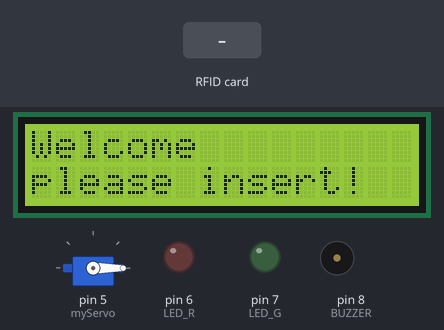
A sketch run on a simulated Arduino Uno, built with avr-gcc and run on an emulated ATmega328P. Parts: servo, 16×2 character LCD, output pins drawn as LEDs (lit = HIGH), buzzer (waves = sounding). Inputs (shaded band) come from the test bench. Pins used as bus, display or sensor lines are not drawn; what the sketch prints to the serial monitor is not drawn.

Above: at 1.3 s.
1.4 s: RFID card FC 1E C1 6D held to the reader
At 2.8 s:
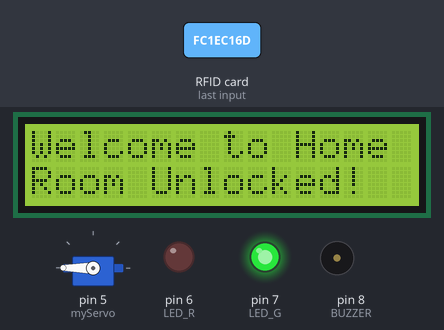
At 7.8 s:
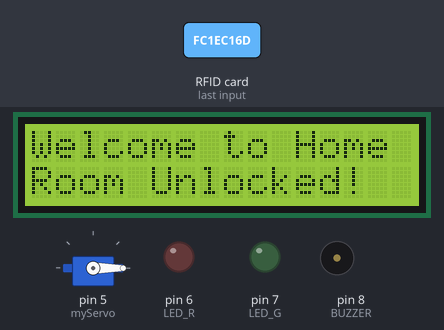
Timing chart, 0 to 9.3 s (numbered marks = the images above; inputs shaded):
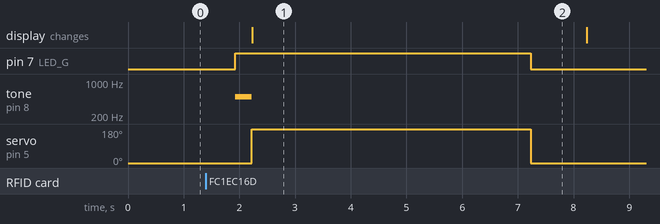

The sketch:

Arduino_Code.ino
```cpp
#include <SPI.h>
#include <MFRC522.h>
#include <Servo.h>
 #include <LiquidCrystal.h>
#define SS_PIN 10
#define RST_PIN 9
#define LED_G 7
#define LED_R 6
#define BUZZER 8
MFRC522 mfrc522(SS_PIN, RST_PIN);
Servo myServo; //define servo name
LiquidCrystal lcd(A0, A1, A2, A3, A4, A5);

void setup()
{
 Serial.begin(115200);
  SPI.begin();
  mfrc522.PCD_Init();
  myServo.attach(5);
  myServo.write(0);
  pinMode(LED_G, OUTPUT);
  pinMode(LED_R, OUTPUT);
  pinMode(BUZZER, OUTPUT);
  noTone(BUZZER);
  Serial.println("Put your card to the reader...");
  Serial.println();
  lcd.begin(16,2);
}
void loop()
{
  lcd.clear();
  lcd.print("Welcome ");
  lcd.setCursor(0,1);
  lcd.print("please insert!");
  if ( ! mfrc522.PICC_IsNewCardPresent())
  {
    return;
  }
  if ( ! mfrc522.PICC_ReadCardSerial())
  {
    return;
  }
  Serial.print("UID tag :");
  String content= "";
  byte letter;
  for (byte i = 0; i < mfrc522.uid.size; i++)
  {
     Serial.print(mfrc522.uid.uidByte[i] < 0x10 ? " 0" : " ");
     Serial.print(mfrc522.uid.uidByte[i], HEX);
     content.concat(String(mfrc522.uid.uidByte[i] < 0x10 ? " 0" : " "));
     content.concat(String(mfrc522.uid.uidByte[i], HEX));
  }
  Serial.println();
  Serial.print("Message : ");
  content.toUpperCase();
  if (content.substring(1) == "FC 1E C1 6D")
  {
    Serial.println("Authorized access");
    Serial.println();
    delay(500);
    digitalWrite(LED_G, HIGH);
    tone(BUZZER, 500);
    delay(300);
    noTone(BUZZER);
    myServo.write(180);
    lcd.clear();
    lcd.print("Welcome to Home");
    lcd.setCursor(0,1);
    lcd.print("Room Unlocked!");
    delay(5000);
    myServo.write(0);
    digitalWrite(LED_G, LOW);
    delay(1000);
  }
 else
 {
    Serial.println(" Access denied");
    delay(500);
    digitalWrite(LED_R, HIGH);
    tone(BUZZER, 300);
    lcd.clear();
    lcd.print("Wrong Key");
    lcd.setCursor(0,1);
    lcd.print("Room is locked!");
    delay(2000);
    digitalWrite(LED_R, LOW);
    noTone(BUZZER);
    delay(1000);
  }
}
```

Measured:
- after the input at 1.4 s, pin 7 (LED_G): LOW → HIGH after 0.53 s, → LOW 5.3 s later; tone on pin 8 (BUZZER): silent → 500 Hz after 0.53 s, → silent 0.30 s later; servo on pin 5 (myServo): 0° → 180° after 0.83 s, → 0° 5.0 s later; the display: changes after 0.83 s (image 1)
